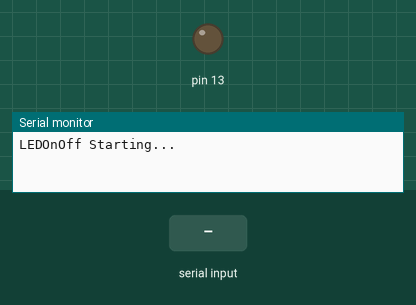
A sketch run on a simulated Arduino Uno, built with avr-gcc and run on an emulated ATmega328P. On the bench: output pins drawn as LEDs (lit = HIGH), the last lines printed to the serial monitor. The inputs (shaded band) are chosen by the test bench.

Above: at 1.2 s.
1.3 s: "1" received over the second serial link
At 2.5 s:
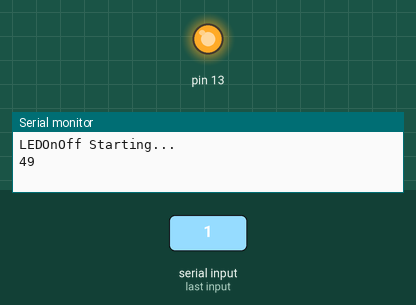
2.8 s: "0" received over the second serial link
At 3.9 s:
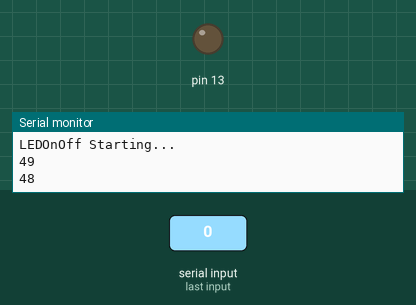
Timing chart, 0 to 5.8 s (numbered marks = the images above; inputs shaded):
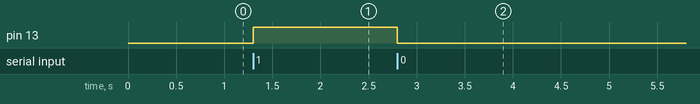

The sketch:

LEDOnOff.ino
```cpp
#include <SoftwareSerial.h>

SoftwareSerial mySerial(6, 7);
int dataFromBT;

void setup() {
  Serial.begin(57600);
  Serial.println("LEDOnOff Starting...");

  // The data rate for the SoftwareSerial port needs to
  // match the data rate for your bluetooth board.
  mySerial.begin(9600);
  pinMode(13, OUTPUT);
}

void loop() {
  if (mySerial.available()) {
    dataFromBT = mySerial.read();
    Serial.println(dataFromBT);
  }
  if (dataFromBT == '0') {
    // Turn off LED
    digitalWrite(13, LOW);
  } else if (dataFromBT == '1') {
    // Turn on LEFD
    digitalWrite(13, HIGH);
  }
}
```

Measured:
- after the input at 1.3 s, pin 13: LOW → HIGH at once
- after the input at 2.8 s, pin 13: HIGH → LOW at once
